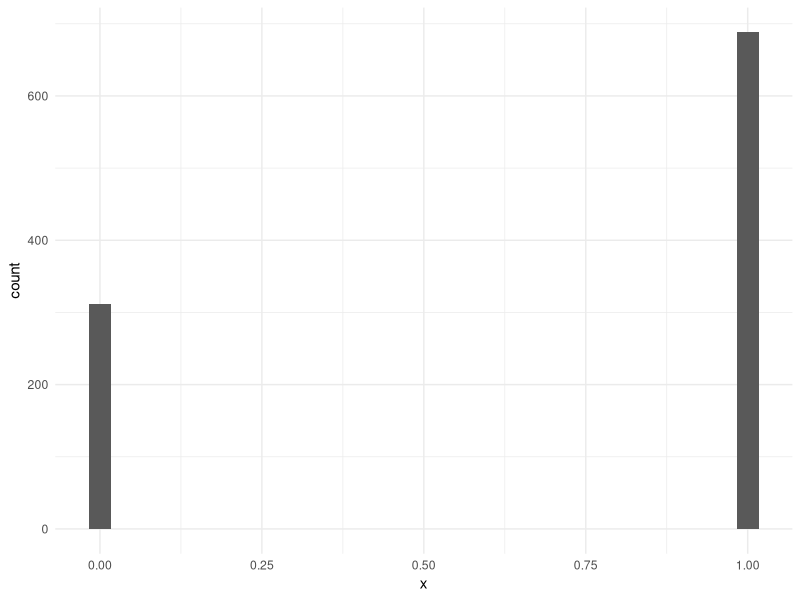
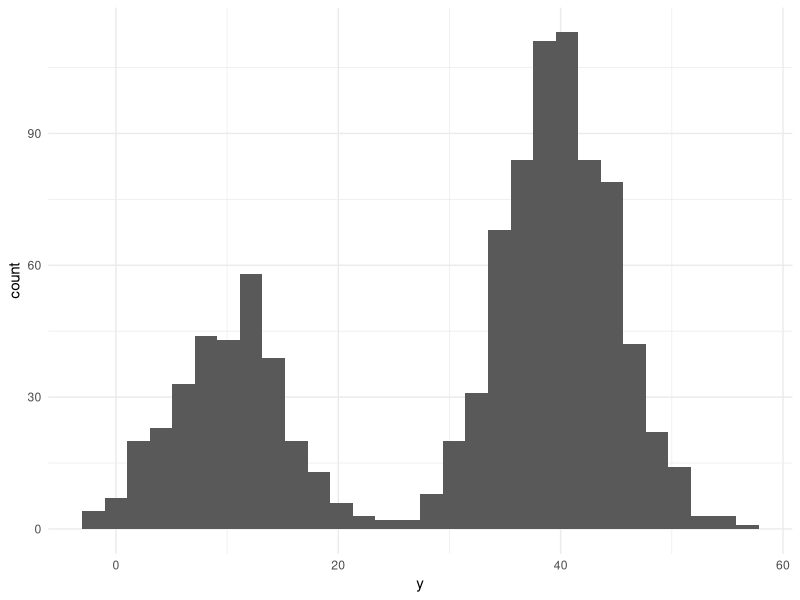
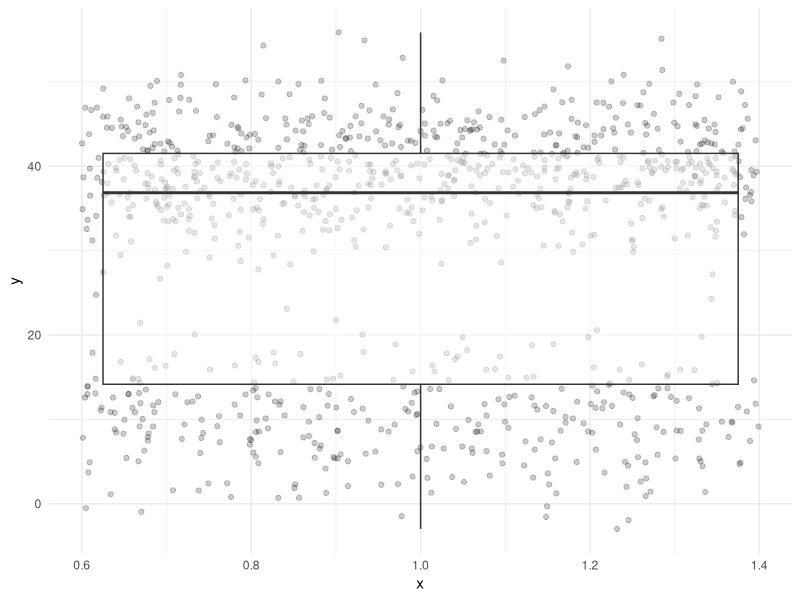
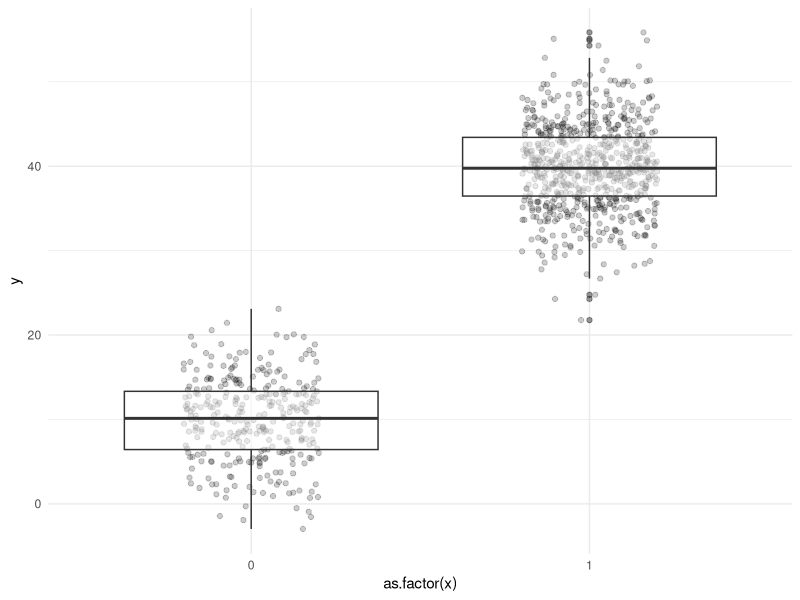
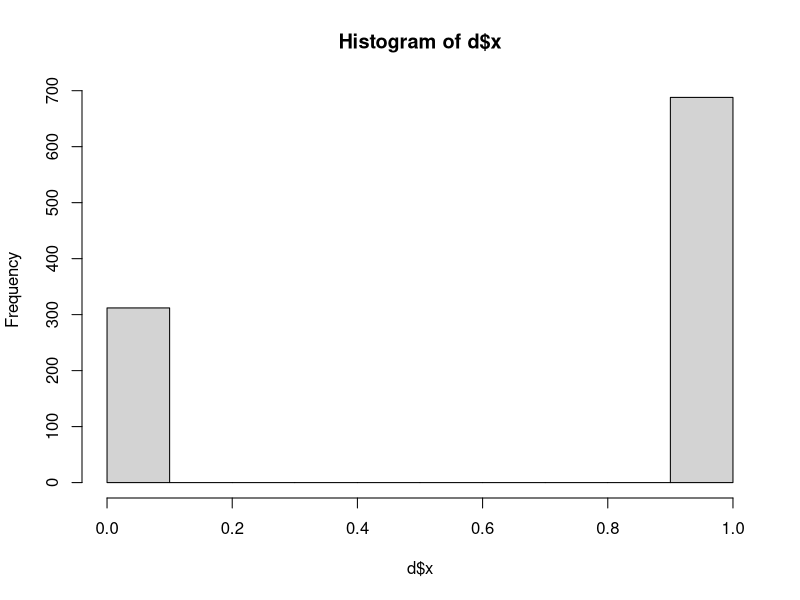
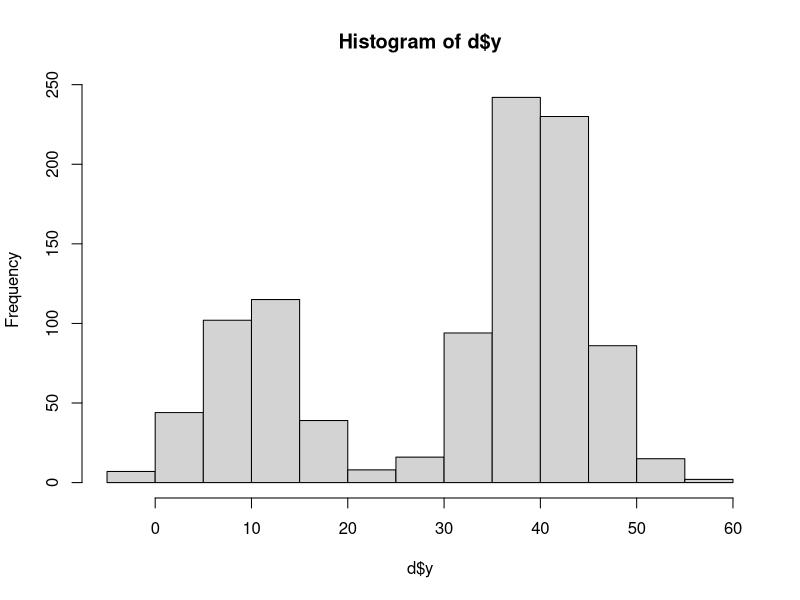

The R script that drew these images, in order:
library(dplyr)
library(ggplot2)

theme_set(theme_minimal())

d <- data.frame(
  id = 1:1000
)


d <- d %>%  
  mutate(x = rbinom(n = 1000, size = 1, prob = 2/3)) %>%  
  mutate(y = rnorm(n = 1000, mean = 10 + (30*x), sd = 5))

d %>%  
  ggplot(aes(x = x)) + 
  geom_histogram()

d %>%  
  ggplot(aes(x = y)) + 
  geom_histogram()

d %>%  
  ggplot(aes(x = 1, y = y)) + 
  geom_jitter(alpha = 0.2, height = 0) + 
  geom_boxplot(alpha = 0.5)

d %>%  
  ggplot(aes(x = as.factor(x), y = y)) + 
  geom_jitter(width = .2, height = 0, alpha = 0.2) + 
  geom_boxplot(mapping = aes(y = y, group = x), alpha = 0.5)



hist(d$x)
hist(d$y)

